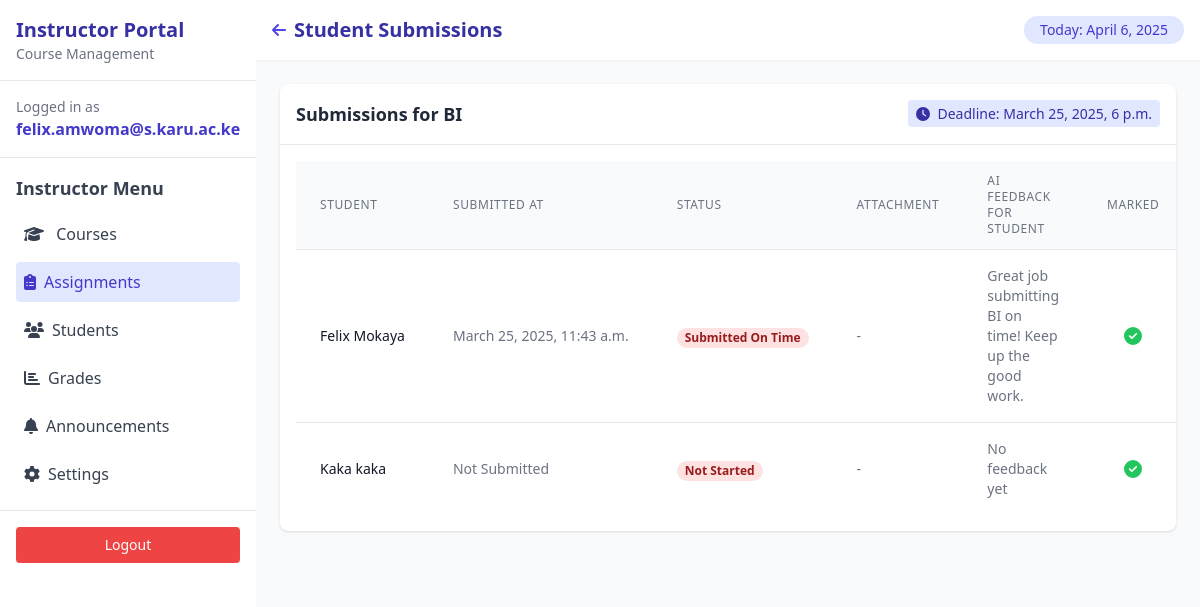
The page /instructor/student_submissions/1/ (signed in) on the database its author committed.
### submissions/models.py (models this page shows, shortened)
class Assignment(models.Model):
    title = models.CharField(max_length=200)
    description = models.TextField()
    deadline = models.DateTimeField()
    unit = models.ForeignKey(Unit, on_delete=models.CASCADE)
    attachment = models.FileField(upload_to=assignment_upload_path, null=True, blank=True)

class StudentSubmission(models.Model):
    student = models.ForeignKey(User, on_delete=models.CASCADE)
    assignment = models.ForeignKey(Assignment, on_delete=models.CASCADE)
    submitted_at = models.DateTimeField(null=True, blank=True)
    is_submitted = models.BooleanField(default=False)
    student_attachment = models.FileField(upload_to=assignment_upload_path_student, null=True, blank=True)
    marked = models.BooleanField(default=False)
    class SubmissionStatus(models.TextChoices):
        NOT_STARTED = 'NS', 'Not Started'
        IN_PROGRESS = 'IP', 'In Progress'
        SUBMITTED_EARLY = 'SE', 'Submitted Early'
        SUBMITTED_ON_TIME = 'ST', 'Submitted On Time'
        LATE_SUBMISSION = 'LS', 'Late Submission'
    status = models.CharField(
        max_length=2,
        choices=SubmissionStatus.choices,
        default=SubmissionStatus.NOT_STARTED
    )
    ai_feedback = models.TextField(blank=True, null=True)

### submissions/student_submissions.py (the view)
# urls.py: path('instructor/student_submissions/<int:assignment_id>/', student_submissions, name='student_submissions'),
@staff_member_required  # Only staff/admins can access for now
def student_submissions(request, assignment_id):
    assignment = get_object_or_404(Assignment, id=assignment_id)
    submissions = StudentSubmission.objects.filter(assignment=assignment)
    if request.method == 'POST':
        submission_id = request.POST.get('submission_id')
        submission = StudentSubmission.objects.get(id=submission_id)
        submission.marked = True
        submission.save()
        return redirect('student_submissions', assignment_id=assignment.id)
    return render(request, 'instructor/student_submissions.html', {
        'assignment': assignment,
        'submissions': submissions
    })

### reminders/templates/instructor/student_submissions.html (shortened to what this page needs)
<!DOCTYPE html>
<html lang="en">
<head>
    <script src="https://cdn.tailwindcss.com"></script>
</head>
<body class="bg-gradient-to-br from-blue-800 to-indigo-900 min-h-screen">
    <div class="flex h-screen">
        <div class="w-64 bg-white shadow-lg overflow-y-auto">
            <div class="p-4 border-b border-gray-200">
                <h1 class="text-xl font-bold text-indigo-800">Instructor Portal</h1>
                <p class="text-sm text-gray-500">Course Management</p>
            </div>
            <div class="p-4 border-b border-gray-200">
                <p class="text-sm text-gray-500">Logged in as</p>
                <p class="font-semibold text-indigo-700">{{ user.username }}</p>
            </div>
            <div class="p-4">
                <h2 class="text-lg font-semibold text-gray-700 mb-3">Instructor Menu</h2>
                <ul class="space-y-2">
                    <li>
                        <div class="p-2 text-gray-700 hover:bg-gray-100 rounded cursor-pointer">
                            <i class="fas fa-graduation-cap mr-2"></i>
                            <span class="font-medium">Courses</span>
                        </div>
                    </li>
                    <li>
                        <a href="#" class="flex items-center p-2 bg-indigo-100 text-indigo-700 rounded">
                            <i class="fas fa-clipboard-list mr-2"></i> Assignments
                        </a>
                    </li>
                    <li>
                        <a href="#" class="flex items-center p-2 text-gray-700 hover:bg-gray-100 rounded">
                            <i class="fas fa-users mr-2"></i> Students
                        </a>
                    </li>
                    <li>
                        <a href="#" class="flex items-center p-2 text-gray-700 hover:bg-gray-100 rounded">
                            <i class="fas fa-chart-bar mr-2"></i> Grades
                        </a>
                    </li>
                    <li>
                        <a href="#" class="flex items-center p-2 text-gray-700 hover:bg-gray-100 rounded">
                            <i class="fas fa-bell mr-2"></i> Announcements
                        </a>
                    </li>
                    <li>
                        <a href="#" class="flex items-center p-2 text-gray-700 hover:bg-gray-100 rounded">
                            <i class="fas fa-cog mr-2"></i> Settings
                        </a>
                    </li>
                </ul>
            </div>
            <div class="p-4 mt-auto border-t border-gray-200">
                <form method="post" action="#" class="flex items-center justify-center p-2 bg-red-500 hover:bg-red-600 text-white rounded text-sm">
                    <button type="submit">
                        Logout
                    </button>
                </form>
            </div>
        </div>
        <div class="flex-1 overflow-y-auto bg-gray-50">
            <div class="bg-white shadow-sm p-4 flex justify-between items-center">
                <div class="flex items-center">
                    <a href="{% url 'list_assignments' %}" class="text-indigo-600 mr-2">
                        <i class="fas fa-arrow-left"></i>
                    </a>
                    <h1 class="text-xl font-semibold text-indigo-800">Student Submissions</h1>
                </div>
                <div class="text-sm bg-indigo-100 text-indigo-700 rounded-full px-4 py-1">
                    Today: April 6, 2025
                </div>
            </div>
            <div class="p-6">
                <div class="bg-white rounded-lg shadow">
                    <div class="p-4 border-b border-gray-200 flex justify-between items-center">
                        <h2 class="text-lg font-semibold text-gray-800">Submissions for {{ assignment.title }}</h2>
                        <div class="text-sm text-gray-500">
                            <span class="bg-indigo-100 text-indigo-800 px-2 py-1 rounded">
                                <i class="fas fa-clock mr-1"></i> Deadline: {{ assignment.deadline }}
                            </span>
                        </div>
                    </div>
                    <div class="p-4 overflow-x-auto">
                        <table class="min-w-full divide-y divide-gray-200">
                            <thead class="bg-gray-50">
                                <tr>
                                    <th scope="col" class="px-6 py-3 text-left text-xs font-medium text-gray-500 uppercase tracking-wider">
                                        Student
                                    </th>
                                    <th scope="col" class="px-6 py-3 text-left text-xs font-medium text-gray-500 uppercase tracking-wider">
                                        Submitted At
                                    </th>
                                    <th scope="col" class="px-6 py-3 text-left text-xs font-medium text-gray-500 uppercase tracking-wider">
                                        Status
                                    </th>
                                    <th scope="col" class="px-6 py-3 text-left text-xs font-medium text-gray-500 uppercase tracking-wider">
                                        Attachment
                                    </th>
                                    <th scope="col" class="px-6 py-3 text-left text-xs font-medium text-gray-500 uppercase tracking-wider">
                                        AI Feedback For student
                                    </th>
                                    <th scope="col" class="px-6 py-3 text-left text-xs font-medium text-gray-500 uppercase tracking-wider">
                                        Marked
                                    </th>
                                </tr>
                            </thead>
                            <tbody class="bg-white divide-y divide-gray-200">
                                {% for sub in submissions %}
                                <tr class="hover:bg-gray-50">
                                    <td class="px-6 py-4 whitespace-nowrap text-sm font-medium text-gray-900">
                                        {{ sub.student.get_full_name }}
                                    </td>
                                    <td class="px-6 py-4 whitespace-nowrap text-sm text-gray-500">
                                        {{ sub.submitted_at|default:"Not Submitted" }}
                                    </td>
                                    <td class="px-6 py-4 whitespace-nowrap">
                                        <span class="px-2 inline-flex text-xs leading-5 font-semibold rounded-full
                                        {% if sub.get_status_display == 'Completed' %}
                                            bg-green-100 text-green-800
                                        {% elif sub.get_status_display == 'In Progress' %}
                                            bg-yellow-100 text-yellow-800
                                        {% else %}
                                            bg-red-100 text-red-800
                                        {% endif %}">
                                            {{ sub.get_status_display }}
                                        </span>
                                    </td>
                                    <td class="px-6 py-4 whitespace-nowrap text-sm text-gray-500">
                                        {% if sub.student_attachment %}
                                            <a href="{{ sub.student_attachment.url }}" target="_blank" class="text-indigo-600 hover:text-indigo-900">
                                                <i class="fas fa-file-download mr-1"></i> View
                                            </a>
                                        {% else %}
                                            -
                                        {% endif %}
                                    </td>
                                    <td class="px-6 py-4 text-sm text-gray-500">
                                        <div class="max-w-xs overflow-hidden text-ellipsis">
                                            {{ sub.ai_feedback|default:"No feedback yet" }}
                                        </div>
                                    </td>
                                    <td class="px-6 py-4 whitespace-nowrap text-center text-sm text-gray-500">
                                        {% if sub.marked %}
                                            <span class="text-green-500 text-lg"><i class="fas fa-check-circle"></i></span>
                                        {% else %}
                                            <span class="text-red-500 text-lg"><i class="fas fa-times-circle"></i></span>
                                        {% endif %}
                                    </td>
                                </tr>
                                {% endfor %}
                            </tbody>
                        </table>
                    </div>
                </div>
            </div>
        </div>
    </div>
</body>
</html>

### rows shown on the page
Assignment: title "BI", deadline "March 25, 2025, 6 p.m."
StudentSubmission: student.get_full_name "Felix Mokaya", submitted_at "March 25, 2025, 11:43 a.m.", status "Submitted On Time", ai_feedback "Great job submitting BI on time! Keep up the good work.", marked True (drawn)
StudentSubmission: student.get_full_name "Kaka kaka", submitted_at "Not Submitted", status "Not Started", ai_feedback "No feedback yet", marked True (drawn)

### other values the page prints
{{ user.username }} "felix.amwoma@s.karu.ac.ke"
